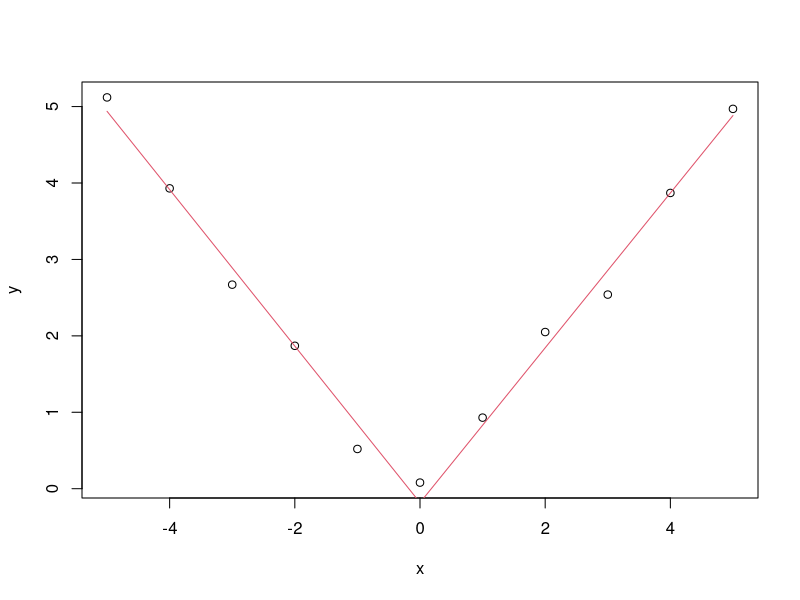

Reproduce this figure in R.
# Quiz 4

# Q1

library(MASS)

data("shuttle")

fit1 <- glm(shuttle$use ~ shuttle$wind, family = "binomial")

odds <- exp(summary(fit1)$coeff)

#Q2 

fit2 <- glm(shuttle$use ~ shuttle$wind + shuttle$magn, family = "binomial")

odds <- exp(summary(fit2)$coeff)

#Q4

fit3 <- glm(count ~ spray - 1, data=InsectSprays, family="poisson")
rate <- exp(summary(fit3)$coef)

rate[1]/rate[2]

#Q5

x <- -5 : 5
y <- c(5.12, 3.93, 2.67, 1.87, 0.52, 0.08, 0.93, 2.05, 2.54, 3.87, 4.97)

knotPoint <- c(0)
spline <- sapply(knotPoint, function(knot) (x > knot) * (x - knot))
xMatrix <- cbind(1, x, spline)
fit <- lm(y ~ xMatrix - 1)
yhat <- predict(fit)
yhat
slope <- fit$coef[2] + fit$coef[3]
slope # 1.013
plot(x, y)
lines(x, yhat, col=2)